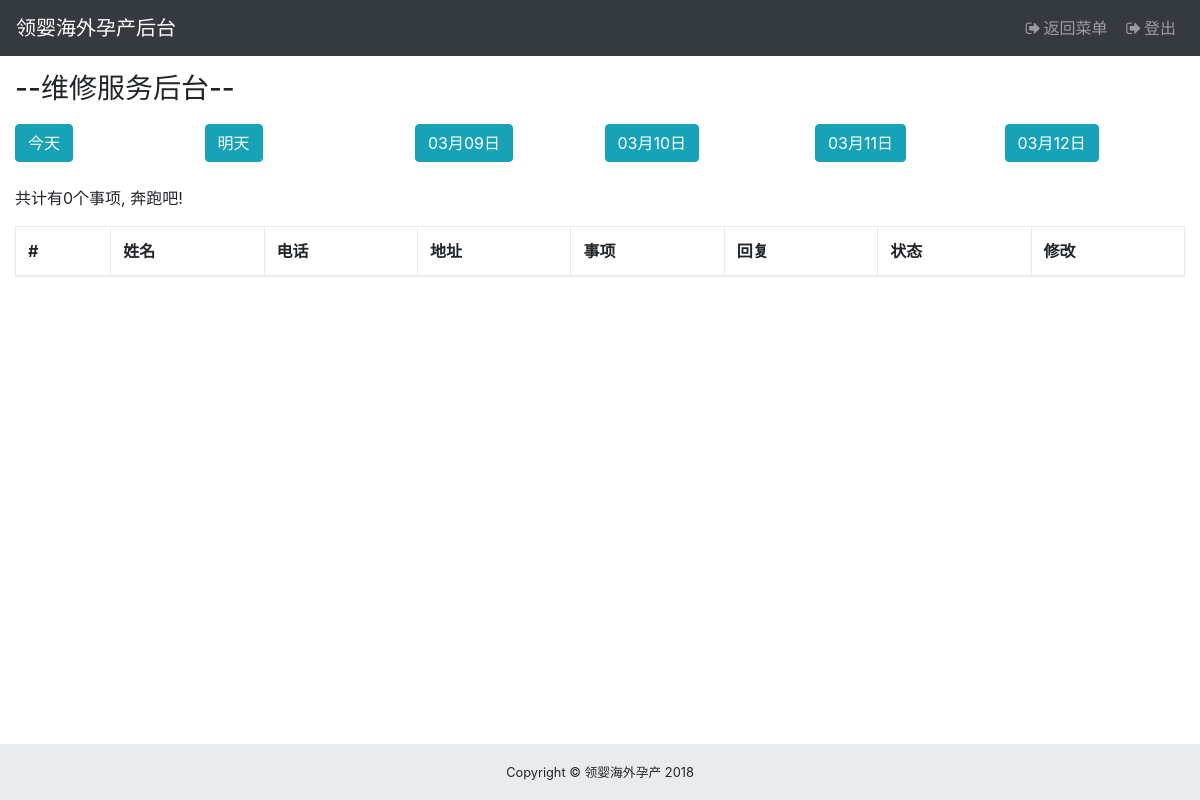
Before: /admin/admin_repair.php?pageType=summary (signed in) with the older database file.
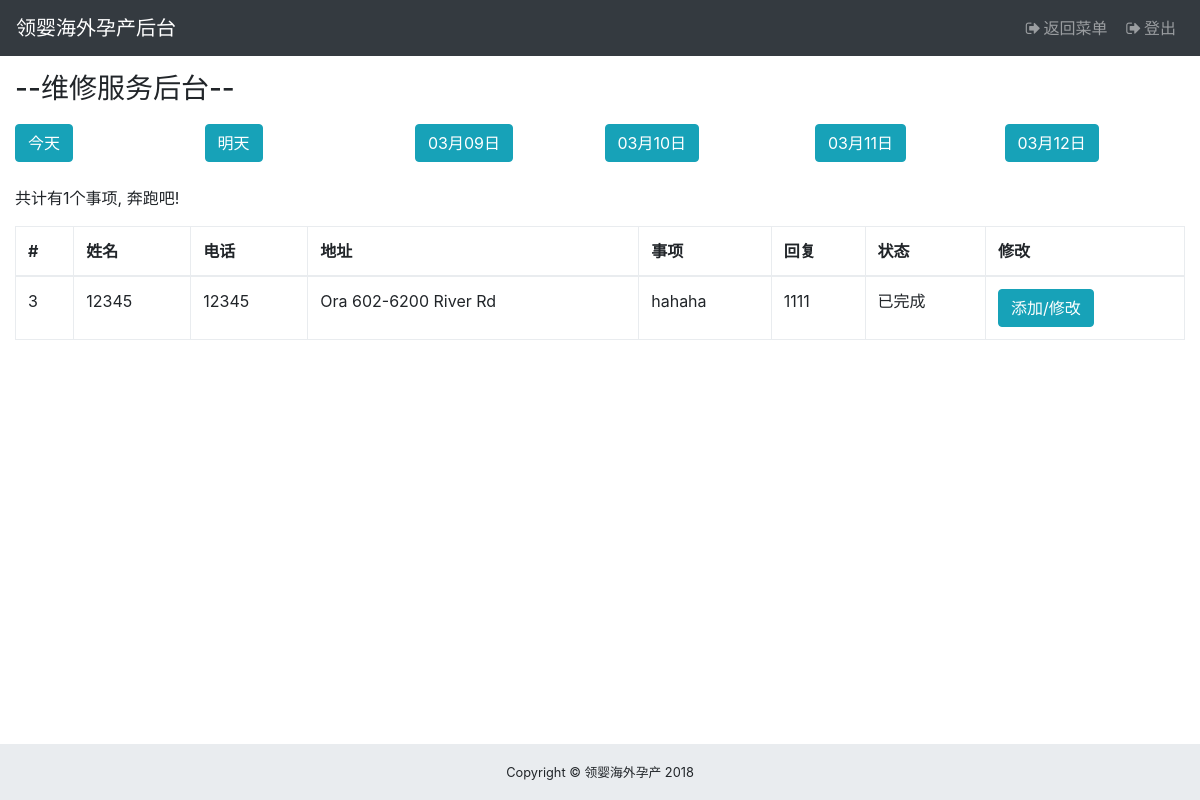
After: the same page with the newer database file.
### tables this page shows
CREATE TABLE `repair_service` (
  `rid` int(10) NOT NULL,
  `user` varchar(10) NOT NULL,
  `serviceToken` varchar(10) NOT NULL,
  `time` datetime NOT NULL,
  `repairNote` varchar(100) NOT NULL,
  `replyNote` varchar(100) DEFAULT NULL,
  `finish` int(2) DEFAULT '0'
);

CREATE TABLE `users` (
  `uid` int(5) NOT NULL,
  `username` varchar(10) NOT NULL,
  `phone` bigint(50) NOT NULL,
  `email` varchar(50) NOT NULL,
  `password` varchar(100) NOT NULL,
  `weChat` varchar(50) NOT NULL,
  `timeDeliver` varchar(50) NOT NULL,
  `create_time` date NOT NULL,
  `role` varchar(10) DEFAULT NULL,
  `salt` varchar(6) NOT NULL,
  `address` varchar(100) DEFAULT NULL,
  `flight` int(5) DEFAULT '1',
  `special_medical` int(2) DEFAULT '0',
  `pickup` int(5) DEFAULT NULL,
  `pickupTotal` int(20) DEFAULT NULL,
  `medicals` int(5) DEFAULT NULL,
  `medicalsTotal` int(20) DEFAULT NULL,
  `isActive` int(2) DEFAULT NULL
);

### admin/model/admin.repair.php (the view, shortened to what this page needs)
<?php if(!defined('In_System')) exit("Access Denied");
Class Repair{
    public function showResult($date) {
        global $mysqli;
        if ($date == "summary"){
            $display_query = "SELECT users.uid,users.username,users.phone, users.address, repair_service.rid, repair_service.serviceToken, repair_service.repairNote, repair_service.replyNote, repair_service.finish FROM repair_service INNER JOIN users ON users.salt=repair_service.user ORDER BY repair_service.rid DESC";
            $results = mysqli_fetch_all($mysqli->query($display_query), MYSQLI_ASSOC);
            if(sizeof($results) >= 0){
                $this->displayResult($results, sizeof($results));
            }else{
                printf("Registration failure: %s\n", $mysqli->error);
                exit();
            }
        }
    }
    public function displayResult($results, $count){
        echo sprintf("
            <p>共计有%d个事项, 奔跑吧!</p>
            ", $count);
        echo sprintf("
            <div class=\"table-responsive\">
            <table class=\"table table-bordered\">
            <thead>
            <tr>
                <th>#</th>
                <th>姓名</th>
                <th>电话</th>
                <th>地址</th>
                <th>事项</th>
                <th>回复</th>
                <th>状态</th>
                <th>修改</th>
            </tr>
            </thead>
            <tbody>
            ");
        foreach( $results as $result){
            $isFinish = $result['finish'];
            if ($isFinish == 0){
                $finish = "没完成";
            }else{
                $finish = "已完成";
            }
            echo sprintf("
                        <form action=\"./admin_repair_edit.php\" method=\"post\">
                        <input type=\"hidden\" name=\"serviceToken\" value=%d>
                        <tr>
                            <td>%d</td>
                            <td>%s</td>
                            <td>%d</td>
                            <td>%s</td>
                            <td>%s</td>
                            <td>%s</td>
                            <td>%s</td>
                            <td><button tyle=\"submit\" class=\"btn btn-info\" name=\"repair_edit\">添加/修改</button></td>
                        </tr>
                        </form>
            ", $result['serviceToken'], $result['rid'], $result['username'], $result['phone'], $result['address'], $result['repairNote'], $result['replyNote'], $finish);
        }
        echo sprintf("
                    </tbody>
                    </table>
                </div>");
        return 1;
    }
}
?>

Changed rows visible on the page:
added repair_service: rid "3", users.username "12345", users.phone "12345", users.address "Ora 602-6200 River Rd", repairNote "hahaha", replyNote "1111", finish "已完成"
Other visible differences:
$count: "0" → "1"
